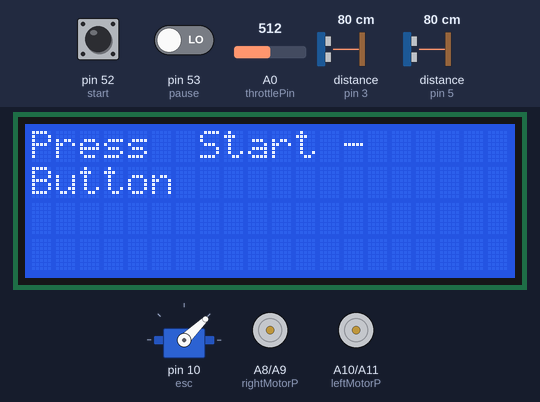
The sketch below on a simulated Arduino Mega 2560, built with avr-gcc and run on an emulated ATmega2560. Parts: servo, 20×4 character LCD, motor-driver pin pairs drawn as motors (green arrow = first pin HIGH = forward, orange = second pin HIGH = backward, longer = more drive). Wiring (inferred from the names in the program): 2 × ultrasonic range finder: trigger pin 2, echo pin 3 / trigger pin 4, echo pin 5. Inputs (shaded band) come from the test bench; at power-on: pin 52 (start) LOW, pin 53 (pause) LOW, A0 (throttlePin) = 512, distance to the obstacle (sensors on pin 3, pin 5) 80 cm. The echo pulse lasts 58.3 µs per cm.

Above: at 3.3 s.
3.4 s: pin 52 (start) pulled HIGH for 2.35 s
At 6.1 s:
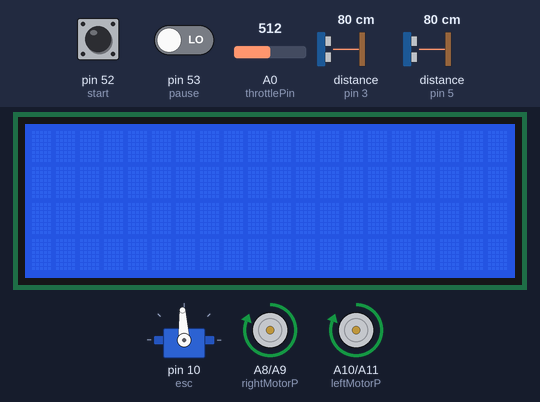
7.2 s: pin 53 (pause) driven HIGH
At 10.0 s:
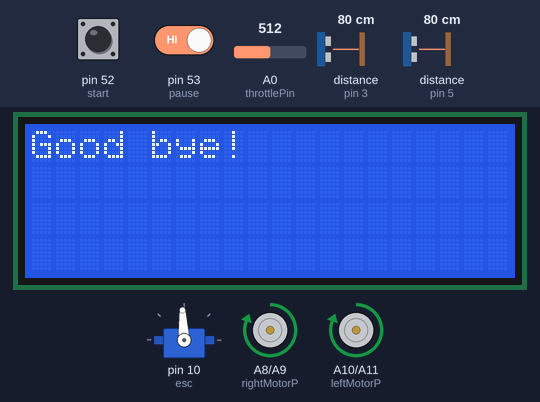
13.6 s: A0 (throttlePin) set to 716
At 17.7 s:
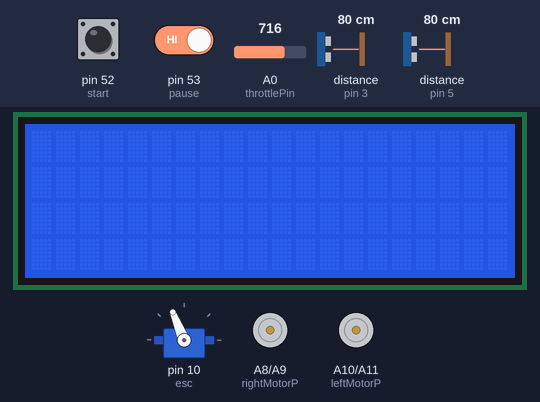
20.0 s: A0 (throttlePin) set to 900
At 23.0 s:
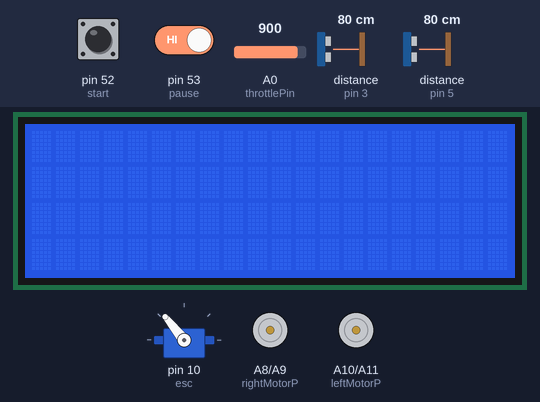
26.4 s: pin 52 (start) pulled HIGH for 2.35 s
At 28.8 s:
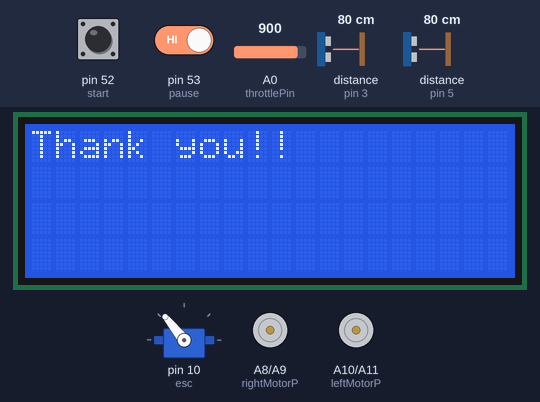
33.9 s: A0 (throttlePin) set to 1023
At 36.1 s:
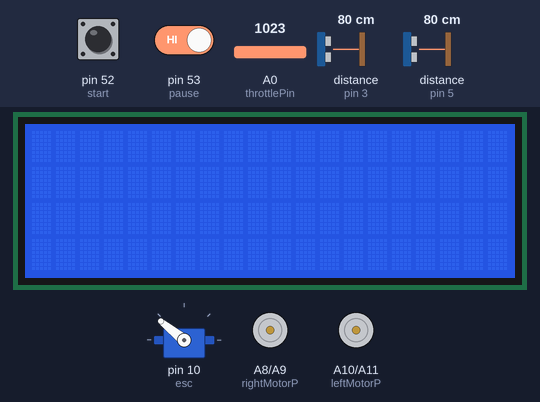
Timing chart, 0 to 37.6 s (numbered marks = the images above; inputs shaded):
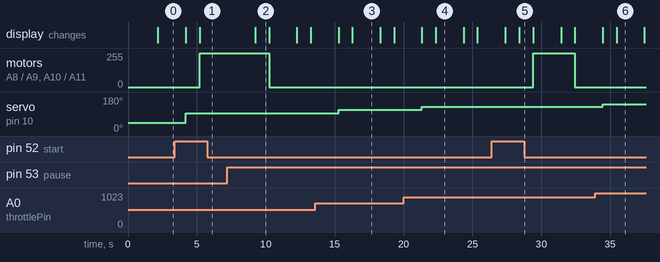

Measured:
- after the input at 3.4 s, motor on A8 (rightMotorP) / A9 (rightMotorN), motor on A10 (leftMotorP) / A11 (leftMotorN): stopped → forward 255/255 after 1.8 s; the display: first changes after 0.80 s (image 1 shows a later state)
- after the input at 7.2 s, motor on A8 (rightMotorP) / A9 (rightMotorN), motor on A10 (leftMotorP) / A11 (leftMotorN): forward 255/255 → stopped after 3.0 s; the display: changes after 2.0 s (image 2)
- after the input at 13.6 s, servo on pin 10 (esc): 93° → 112° after 1.7 s
- after the input at 20.0 s, servo on pin 10 (esc): 112° → 129° after 1.3 s
- after the input at 26.4 s, motor on A8 (rightMotorP) / A9 (rightMotorN), motor on A10 (leftMotorP) / A11 (leftMotorN): stopped → forward 255/255 after 3.0 s, → stopped 3.0 s later; the display: first differs from a run without the input after 2.0 s (image 5)
- after the input at 33.9 s, servo on pin 10 (esc): 129° → 141° after 0.56 s
- what the display in image 2 shows lasts 1.0 s, from 9.2 s to 10.2 s

The sketch:

vacuum_cleaner.ino
```cpp
//Include Library
#include <Wire.h>
#include <Servo.h>
#include <LiquidCrystal_I2C.h>

//speed controller
Servo esc;
int throttlePin = A0;

//LCD
LiquidCrystal_I2C lcd(0x3F,20,4);

//MOTOR
const int rightMotorP = A8;
const int rightMotorN = A9;
const int leftMotorP = A10;
const int leftMotorN = A11;

//Ultrasonic Sensor
const int trig_1 = 2;
const int echo_1 = 3;
const int trig_2 = 4;
const int echo_2 = 5;
const int trig_3 = 6;
const int echo_3 = 7;
const int trig_4 = 8;
const int echo_4 = 9;

//defines variables
long duration_1, duration_2, duration_3, duration_4;
int distance_1, distance_2, distance_3, distance_4;

//Buttons
#define start 52
#define pause 53

void setup() {

  //initialize the position of vacuum speed
  esc.attach(10); // attached to pin "10" PWM pin
  esc.writeMicroseconds(1000);

  //LCD
  lcd.init(); // initialize the lcd
  lcd.init();

  // Print a message to the LCD.
  lcd.backlight();
  lcd.setCursor(4,0);
  lcd.print("Hello !");
  lcd.setCursor(0,1);
  lcd.print("Please wait...");
  delay(2000);
  lcd.clear();
  lcd.setCursor(0,0);
  lcd.print("Press  Start - ");
  lcd.setCursor(0,1);
  lcd.print("Button");

  //MOTOR
  pinMode(rightMotorP, OUTPUT);
  pinMode(rightMotorN, OUTPUT);
  pinMode(leftMotorP, OUTPUT);
  pinMode(leftMotorN, OUTPUT);

  //Button
  pinMode(start, INPUT);
  pinMode(pause, INPUT);

  //Ultrasonic Sensor
  pinMode(trig_1, OUTPUT);
  pinMode(echo_1, INPUT);
  pinMode(trig_2, OUTPUT);
  pinMode(echo_2, INPUT);
  pinMode(trig_3, OUTPUT);
  pinMode(echo_3, INPUT);
  pinMode(trig_4, OUTPUT);
  pinMode(echo_4, INPUT);

}


void vacuum_start(){
  int throttle = analogRead(throttlePin);
  throttle = map(throttle, 0, 1023, 1000, 2000);
  esc.writeMicroseconds(throttle);
}


void loop() {

  //Read Pins
  int readStart = digitalRead(start);
  int readPause = digitalRead(pause);

  //Start Button
  if(readStart == HIGH){
    //LCD
    lcd.clear();
    lcd.setCursor(0,0);
    lcd.print("Thank you!!");
    delay(1000);
    lcd.clear();

    //Motors
    analogWrite(rightMotorP, 130);
    analogWrite(rightMotorN, 0);
    analogWrite(leftMotorP, 130);
    analogWrite(leftMotorN, 0);
    vacuum_start(); //vacuum on when start pressed
  }

  UV1();
  UV2();
  UV3();
  UV4();

  // keep the vacuum fan on all the time. Use throttle pin to increase speed
  vacuum_start();

  //Stop Button
  if(readPause == HIGH){
    //LCD
    lcd.clear();
    lcd.setCursor(0,0);
    lcd.print("Good bye!");
    delay(1000);
    lcd.clear();

    //Motors
    analogWrite(rightMotorP, 0);
    analogWrite(rightMotorN, 0);
    analogWrite(leftMotorP, 0);
    analogWrite(leftMotorN, 0);
  }
}

void UV1(){

  //Ultrasonic sensors_1
  digitalWrite(trig_1, LOW);
  delayMicroseconds(2);
  digitalWrite(trig_1, HIGH);
  delayMicroseconds(10);
  digitalWrite(trig_1, LOW);

  duration_1= pulseIn(echo_1, HIGH);
  distance_1= duration_1*0.034/2; //speed of sound is known

  //Ultrasonic sensors_1
  if(distance_1 == 7 ){
    //Motors
    analogWrite(rightMotorP, 0);
    analogWrite(rightMotorN, 130);
    analogWrite(leftMotorP, 0);
    analogWrite(leftMotorN, 130);
    delay(1000);
    analogWrite(rightMotorP, 130);
    analogWrite(rightMotorN, 0);
    delay(1500);
    analogWrite(leftMotorP, 0);
    analogWrite(leftMotorN, 0);
    analogWrite(rightMotorP, 130);
    analogWrite(rightMotorN, 0);
    analogWrite(leftMotorP, 130);
    analogWrite(leftMotorN, 0);
  }
}

void UV2 (){

  //Ultrasonic sensors_2
  digitalWrite(trig_2, LOW);
  delayMicroseconds(2);
  digitalWrite(trig_2, HIGH);
  delayMicroseconds(10);
  digitalWrite(trig_2, LOW);

  duration_2= pulseIn(echo_2, HIGH);
  distance_2= duration_2*0.034/2; //speed of sound is known

  //Ultrasonic sensors_2
  if(distance_2 == 7 ){
    //Motors
    analogWrite(rightMotorP, 0);
    analogWrite(rightMotorN, 130);
    analogWrite(leftMotorP, 0);
    analogWrite(leftMotorN, 130);
    delay(1000);
    analogWrite(leftMotorP, 130);
    analogWrite(leftMotorN, 0);
    delay(1500);
    analogWrite(rightMotorP, 0);
    analogWrite(rightMotorN, 0);
    analogWrite(rightMotorP, 130);
    analogWrite(rightMotorN, 0);
    analogWrite(leftMotorP, 130);
    analogWrite(leftMotorN, 0);
  }
}


void UV3(){

  //Ultrasonic sensors_3
  digitalWrite(trig_3, LOW);
  delayMicroseconds(2);
  digitalWrite(trig_3, HIGH);
  delayMicroseconds(10);
  digitalWrite(trig_3, LOW);

  duration_3= pulseIn(echo_2, HIGH);
  distance_3= duration_3*0.034/2; //speed of sound is known

  //Ultrasonic sensors_3
  if(distance_3 == 7 ){
    //Motors
    analogWrite(rightMotorP, 255);
    analogWrite(rightMotorN, 0);
    analogWrite(leftMotorP, 255);
    analogWrite(leftMotorN, 0);
    delay(1000);
    analogWrite(rightMotorP, 130);
    analogWrite(rightMotorN, 0);
    delay(1500);
    analogWrite(leftMotorP, 0);
    analogWrite(leftMotorN, 0);
    analogWrite(rightMotorP, 130);
    analogWrite(rightMotorN, 0);
    analogWrite(leftMotorP, 130);
    analogWrite(leftMotorN, 0);
  }
}

void UV4(){

  //Ultrasonic sensors_4
  digitalWrite(trig_4, LOW);
  delayMicroseconds(2);
  digitalWrite(trig_4, HIGH);
  delayMicroseconds(10);
  digitalWrite(trig_4, LOW);

  duration_4= pulseIn(echo_2, HIGH);
  distance_4= duration_4*0.034/2; //speed of sound is known

  //Ultrasonic sensors_4
  if( distance_4 == 7){
    //Motors
    analogWrite(rightMotorP, 0);
    analogWrite(rightMotorN, 130);
    analogWrite(leftMotorP, 0);
    analogWrite(leftMotorN, 130);
    delay(1000);
    analogWrite(rightMotorP, 130);
    analogWrite(rightMotorN, 0);
    delay(1500);
    analogWrite(leftMotorP, 0);
    analogWrite(leftMotorN, 0);
    analogWrite(rightMotorP, 130);
    analogWrite(rightMotorN, 0);
    analogWrite(leftMotorP, 130);
    analogWrite(leftMotorN, 0);
  }
}
```
